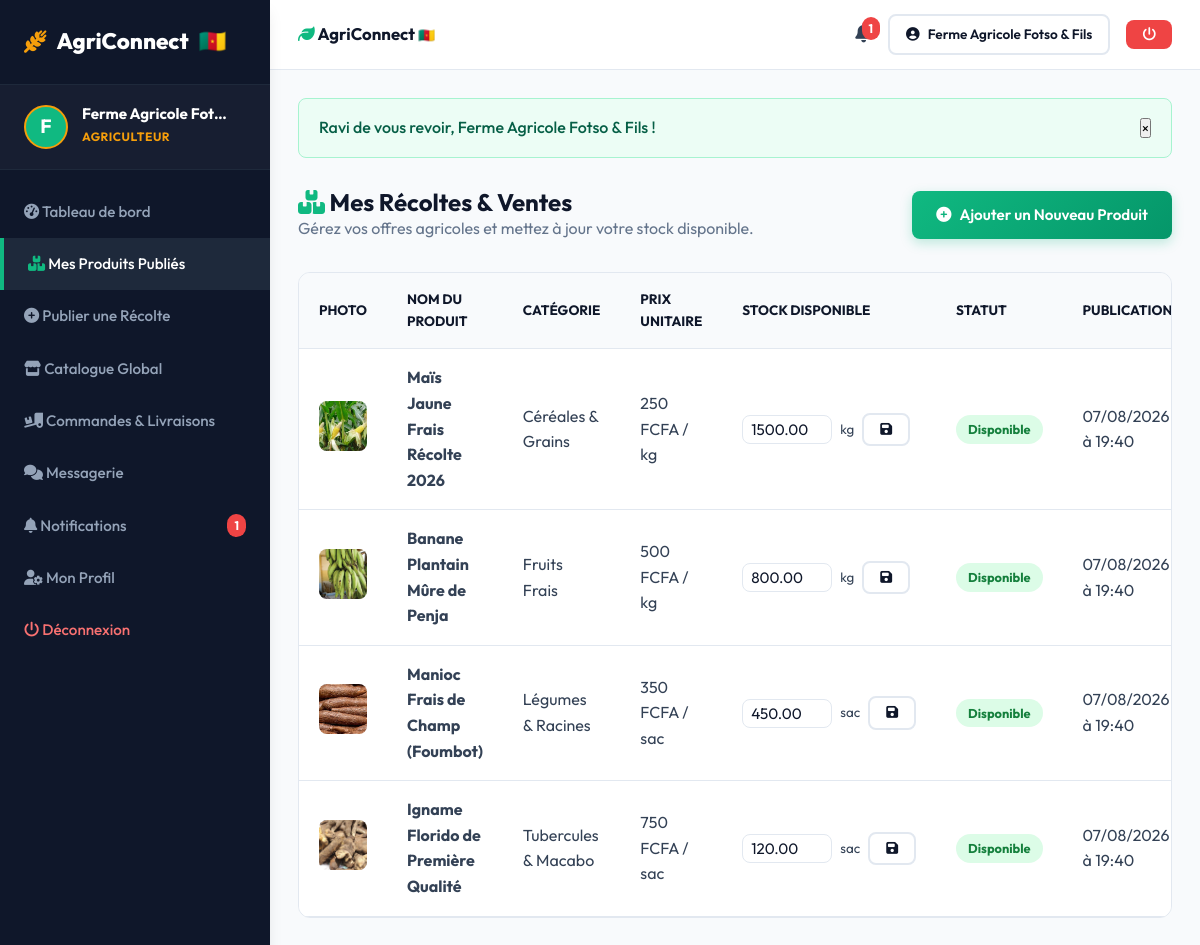
/mes_produits.php (signed in), run on the app's committed database.
### tables this page shows
CREATE TABLE IF NOT EXISTS `produits` (
  `id` INT AUTO_INCREMENT PRIMARY KEY,
  `agriculteur_id` INT NOT NULL,
  `categorie_id` INT NOT NULL,
  `nom` VARCHAR(150) NOT NULL,
  `description` TEXT DEFAULT NULL,
  `prix` DECIMAL(10, 2) NOT NULL,
  `unite` VARCHAR(30) NOT NULL DEFAULT 'kg',
  `quantite_disponible` DECIMAL(10, 2) NOT NULL DEFAULT 0.00,
  `photo` VARCHAR(255) DEFAULT 'default_product.jpg',
  `adresse_retrait` VARCHAR(255) DEFAULT NULL,
  `latitude` DECIMAL(10, 8) DEFAULT NULL,
  `longitude` DECIMAL(11, 8) DEFAULT NULL,
  `statut` ENUM('disponible', 'epuise', 'masque') NOT NULL DEFAULT 'disponible',
  `date_publication` DATETIME DEFAULT CURRENT_TIMESTAMP,
  FOREIGN KEY (`agriculteur_id`) REFERENCES `utilisateurs`(`id`) ON DELETE CASCADE,
  FOREIGN KEY (`categorie_id`) REFERENCES `categories`(`id`) ON DELETE CASCADE
);

CREATE TABLE IF NOT EXISTS `categories` (
  `id` INT AUTO_INCREMENT PRIMARY KEY,
  `nom` VARCHAR(100) NOT NULL UNIQUE,
  `description` TEXT DEFAULT NULL,
  `icone` VARCHAR(50) DEFAULT 'fa-leaf'
);

### mes_produits.php (the view, shortened to what this page needs)
<?php
require_once __DIR__ . '/includes/fonctions.php';
$agriculteur_id = $_SESSION['utilisateur_id'];
$stmt = $pdo->prepare("
    SELECT p.*, c.nom AS categorie_nom
    FROM produits p
    JOIN categories c ON p.categorie_id = c.id
    WHERE p.agriculteur_id = ?
    ORDER BY p.date_publication DESC
");
$stmt->execute([$agriculteur_id]);
$mes_produits = $stmt->fetchAll();
require_once __DIR__ . '/includes/header.php';
?>
<div style="display: flex; justify-content: space-between; align-items: center; margin-top: 30px; margin-bottom: 30px; flex-wrap: wrap; gap: 16px;">
    <div>
        <h2><i class="fa-solid fa-boxes-stacked" style="color: var(--primary);"></i> Mes Récoltes & Ventes</h2>
        <p style="color: var(--gray-500);">Gérez vos offres agricoles et mettez à jour votre stock disponible.</p>
    </div>
    <a href="publier_produit.php" class="btn btn-primary">
        <i class="fa-solid fa-plus-circle"></i> Ajouter un Nouveau Produit
    </a>
</div>
<?php if (empty($mes_produits)): ?>
    <div style="text-align: center; padding: 60px 20px; background: var(--white); border-radius: var(--radius-md); border: 1px dashed var(--gray-500);">
        <i class="fa-solid fa-tractor" style="font-size: 3rem; color: var(--gray-500); margin-bottom: 16px;"></i>
        <h3>Vous n'avez publié aucune récolte pour l'instant</h3>
        <p style="color: var(--gray-500);">Publiez vos produits pour recevoir des commandes d'acheteurs de toute la région.</p>
        <a href="publier_produit.php" class="btn btn-primary" style="margin-top: 16px;">Publier mon premier produit</a>
    </div>
<?php else: ?>
    <div class="table-responsive">
        <table class="table">
            <thead>
                <tr>
                    <th>Photo</th>
                    <th>Nom du Produit</th>
                    <th>Catégorie</th>
                    <th>Prix Unitaire</th>
                    <th>Stock Disponible</th>
                    <th>Statut</th>
                    <th>Publication</th>
                </tr>
            </thead>
            <tbody>
                <?php foreach ($mes_produits as $p): ?>
                    <tr>
                        <td>
                            <img src="assets/images/<?php echo htmlspecialchars($p['photo']); ?>"
                                 onerror="this.src='https://images.unsplash.com/photo-1595855759920-86582396756a?auto=format&fit=crop&w=100&q=80'"
                                 style="width: 50px; height: 50px; border-radius: 8px; object-fit: cover;">
                        </td>
                        <td><strong><?php echo htmlspecialchars($p['nom']); ?></strong></td>
                        <td><?php echo htmlspecialchars($p['categorie_nom']); ?></td>
                        <td><?php echo formater_prix($p['prix']); ?> / <?php echo htmlspecialchars($p['unite']); ?></td>
                        <td>
                            <form action="mes_produits.php" method="POST" style="display: flex; align-items: center; gap: 8px;">
                                <input type="number" step="0.1" name="quantite_disponible" value="<?php echo $p['quantite_disponible']; ?>" class="form-control" style="width: 90px; padding: 4px 8px;">
                                <small><?php echo htmlspecialchars($p['unite']); ?></small>
                                <button type="submit" class="btn btn-sm btn-outline" title="Mettre à jour stock"><i class="fa-solid fa-save"></i></button>
                            </form>
                        </td>
                        <td>
                            <?php if ($p['quantite_disponible'] > 0): ?>
                                <span class="status-badge status-livree">Disponible</span>
                            <?php else: ?>
                                <span class="status-badge status-refusee">Épuisé</span>
                            <?php endif; ?>
                        </td>
                        <td><?php echo formater_date($p['date_publication']); ?></td>
                    </tr>
                <?php endforeach; ?>
            </tbody>
        </table>
    </div>
<?php endif; ?>
<?php require_once __DIR__ . '/includes/footer.php'; ?>

### assets/css/style.css (style rules this page uses)
:root { --primary: #10b981; --primary-dark: #059669; --primary-light: #d1fae5; --accent: #f59e0b; --dark: #0f172a; --dark-surface: #1e293b; --light-bg: #f8fafc; --white: #ffffff; --gray-100: #f1f5f9; --gray-200: #e2e8f0; --gray-500: #64748b; --gray-700: #334155; --danger: #ef4444; --warning: #f59e0b; --success: #10b981; --info: #3b82f6; --shadow-sm: 0 1px 3px rgba(0,0,0,0.05); --shadow-md: 0 4px 6px -1px rgba(0,0,0,0.1), 0 2px 4px -1px rgba(0,0,0,0.06); --shadow-lg: 0 10px 15px -3px rgba(0,0,0,0.1), 0 4px 6px -2px rgba(0,0,0,0.05); --radius-sm: 8px; --radius-md: 12px; --radius-lg: 20px; --transition: all 0.3s cubic-bezier(0.4, 0, 0.2, 1); }
* { margin: 0; padding: 0; box-sizing: border-box; font-family: 'Outfit', -apple-system, BlinkMacSystemFont, "Segoe UI", Roboto, sans-serif; }
body { background-color: var(--light-bg); color: var(--gray-700); line-height: 1.6; min-height: 100vh; display: flex; flex-direction: column; overflow-x: hidden; }
a { color: inherit; text-decoration: none; }
img { max-width: 100%; height: auto; }
h1, h2, h3, h4, h5, h6 { color: var(--dark); font-weight: 700; line-height: 1.2; }
.btn { display: inline-flex; align-items: center; justify-content: center; gap: 8px; padding: 12px 24px; border-radius: var(--radius-sm); font-weight: 600; font-size: 0.95rem; cursor: pointer; transition: var(--transition); border: none; text-align: center; white-space: nowrap; }
.btn-primary { background: linear-gradient(135deg, var(--primary) 0%, var(--primary-dark) 100%); color: var(--white); box-shadow: 0 4px 12px rgba(16, 185, 129, 0.25); }
.btn-outline { background: transparent; border: 2px solid var(--gray-200); color: var(--dark); }
.btn-sm { padding: 8px 16px; font-size: 0.85rem; }
.form-control { width: 100%; padding: 12px 16px; border-radius: var(--radius-sm); border: 1.5px solid var(--gray-200); background-color: var(--white); font-size: 0.95rem; transition: var(--transition); color: var(--dark); }
.table-responsive { width: 100%; overflow-x: auto; -webkit-overflow-scrolling: touch; background: var(--white); border-radius: var(--radius-md); border: 1px solid var(--gray-200); margin-bottom: 24px; }
.table { width: 100%; border-collapse: collapse; text-align: left; min-width: 650px; }
.table th, .table td { padding: 16px 20px; border-bottom: 1px solid var(--gray-200); }
.table th { background: var(--light-bg); font-weight: 700; color: var(--dark); font-size: 0.85rem; text-transform: uppercase; }
.status-badge { display: inline-flex; align-items: center; gap: 6px; padding: 4px 12px; border-radius: 99px; font-size: 0.8rem; font-weight: 700; }
.status-livree { background: #dcfce7; color: #15803d; }

### data on the page
produits: photo (picture), nom "Maïs Jaune Frais Récolte 2026", categorie.nom "Céréales & Grains", prix "250 FCFA", unite "kg", quantite_disponible "1500.00", shows "Disponible", date_publication "07/08/2026 à 19:40"
produits: photo (picture), nom "Banane Plantain Mûre de Penja", categorie.nom "Fruits Frais", prix "500 FCFA", unite "kg", quantite_disponible "800.00", shows "Disponible", date_publication "07/08/2026 à 19:40"
produits: photo (picture), nom "Manioc Frais de Champ (Foumbot)", categorie.nom "Légumes & Racines", prix "350 FCFA", unite "sac", quantite_disponible "450.00", shows "Disponible", date_publication "07/08/2026 à 19:40"
produits: photo (picture), nom "Igname Florido de Première Qualité", categorie.nom "Tubercules & Macabo", prix "750 FCFA", unite "sac", quantite_disponible "120.00", shows "Disponible", date_publication "07/08/2026 à 19:40"

### other printed values
substr($user_nom, 0, 1) "F"
$user_nom "Ferme Agricole Fot…"
$user_role "AGRICULTEUR"
$nb_notifs "1"
$user_nom "Ferme Agricole Fotso & Fils"
$flash['message'] "Ravi de vous revoir, Ferme Agricole Fotso & Fils !"
